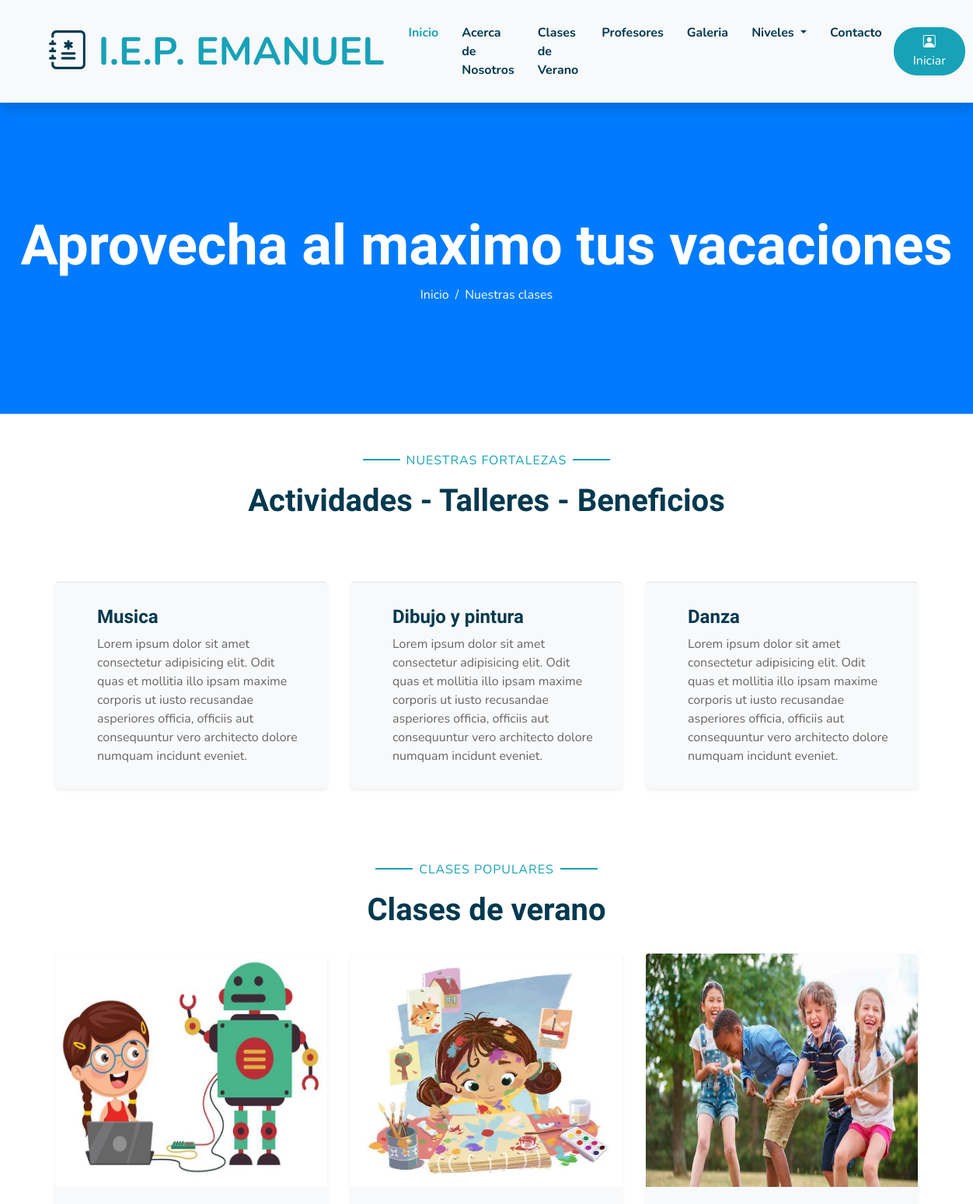
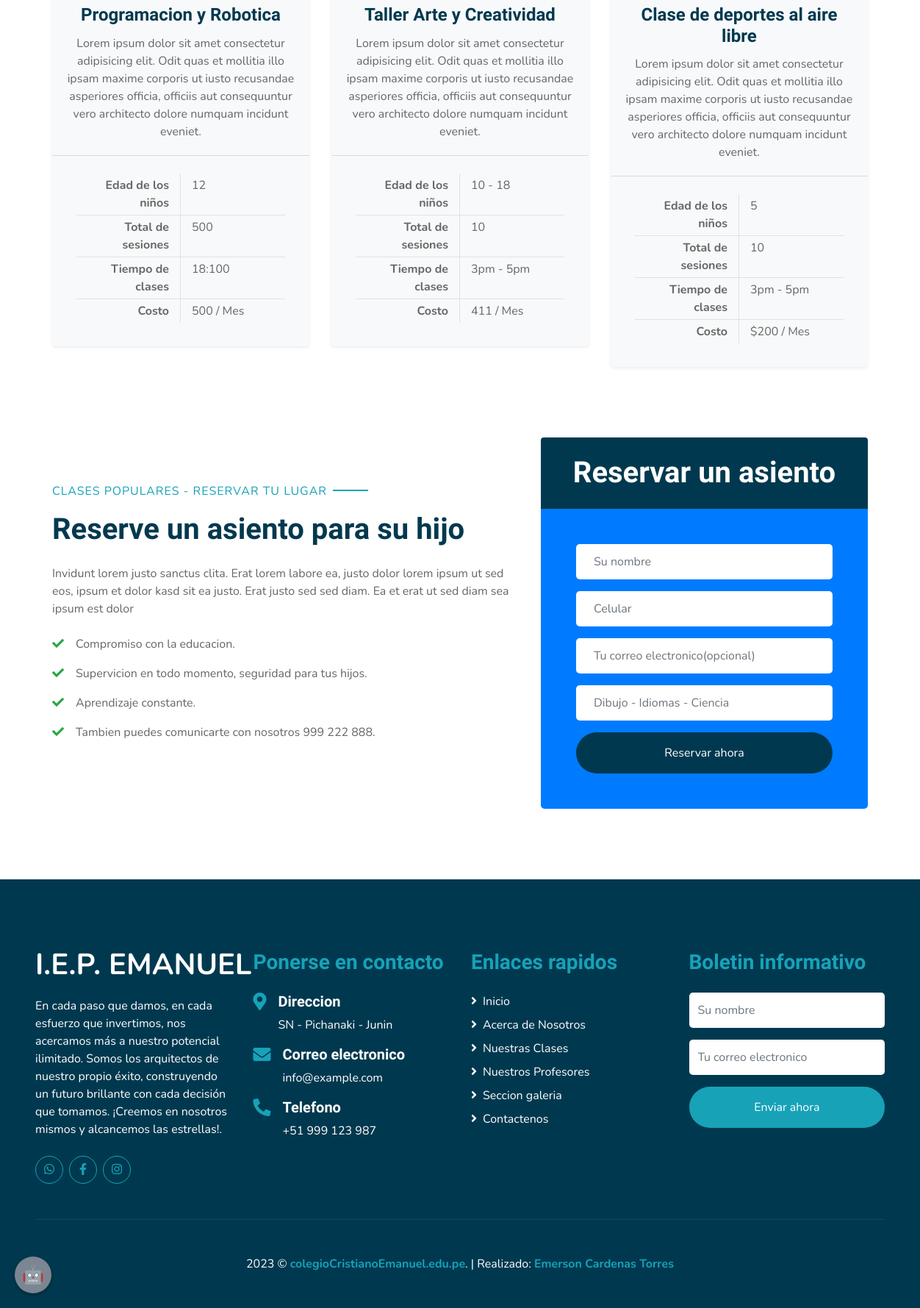
Screenshot of /class.php with the database file from the repository (2 pictures, top to bottom).
### tables this page shows
CREATE TABLE `talleres` (
  `id` int(11) NOT NULL,
  `titulo` varchar(255) NOT NULL,
  `descripcion` varchar(255) NOT NULL
);

CREATE TABLE `clases_populares` (
  `id` int(11) NOT NULL,
  `foto` varchar(255) NOT NULL,
  `titulo` varchar(255) NOT NULL,
  `descripcion` varchar(1500) NOT NULL,
  `edad` varchar(150) NOT NULL,
  `sesiones` varchar(255) NOT NULL,
  `horario` varchar(255) NOT NULL,
  `costo` varchar(50) NOT NULL
);

### class.php (the view, shortened to what this page needs)
<?php
include "template/cabecera.php";
?>
<?php
include("administrador/config/PDO.php");
$sentenciaSQL = $conexion->prepare("SELECT * FROM clases_populares");
$sentenciaSQL->execute();
$listaLibros = $sentenciaSQL->fetchAll(PDO::FETCH_ASSOC);
$sentenciaSQL = $conexion->prepare("SELECT * FROM talleres");
$sentenciaSQL->execute();
$listaLibros2 = $sentenciaSQL->fetchAll(PDO::FETCH_ASSOC);
?>
<div class="container-fluid bg-primary mb-5">
    <div class="d-flex flex-column align-items-center justify-content-center" style="min-height: 400px">
        <h3 class="display-3 font-weight-bold text-white">Aprovecha al maximo tus vacaciones</h3>
        <div class="d-inline-flex text-white">
            <p class="m-0"><a class="text-white" href="index.php">Inicio</a></p>
            <p class="m-0 px-2">/</p>
            <p class="m-0">Nuestras clases</p>
        </div>
    </div>
</div>
<div class="text-center pb-2">
    <p class="section-title px-5"><span class="px-2">NUESTRAS FORTALEZAS</span></p>
    <h1 class="mb-4">Actividades - Talleres - Beneficios</h1>
</div>
<div class="container-fluid pt-5">
    <div class="container pb-3">
        <div class="row">
            <?php foreach ($listaLibros2 as $libro) { ?>
                <div class="col-lg-4 col-md-6 pb-1">
                    <div class="d-flex bg-light shadow-sm border-top rounded mb-4" style="padding: 30px;">
                        <div class="pl-4">
                            <h4><?php echo $libro['titulo']; ?></h4>
                            <p class="m-0"><?php echo $libro['descripcion']; ?></p>
                        </div>
                    </div>
                </div>
            <?php } ?>
        </div>
    </div>
</div>
<div class="container-fluid pt-5">
    <div class="container">
        <div class="text-center pb-2">
            <p class="section-title px-5"><span class="px-2">Clases populares</span></p>
            <h1 class="mb-4">Clases de verano</h1>
        </div>
        <div class="row">
            <?php foreach ($listaLibros as $libro) { ?>
                <div class="col-lg-4 mb-5">
                    <div class="card border-0 bg-light shadow-sm pb-2">
                        <img class="card-img-top mb-2" src="./administrador/seccion/img/<?php echo $libro['foto']; ?>" alt="" width="200px" height="300px">
                        <div class="card-body text-center">
                            <h4 class="card-title"><?php echo $libro['titulo']; ?></h4>
                            <p class="card-text"><?php echo $libro['descripcion']; ?></p>
                        </div>
                        <div class="card-footer bg-transparent py-4 px-5">
                            <div class="row border-bottom">
                                <div class="col-6 py-1 text-right border-right"><strong>Edad de los niños</strong></div>
                                <div class="col-6 py-1"><?php echo $libro['edad']; ?></div>
                            </div>
                            <div class="row border-bottom">
                                <div class="col-6 py-1 text-right border-right"><strong>Total de sesiones</strong></div>
                                <div class="col-6 py-1"><?php echo $libro['sesiones']; ?></div>
                            </div>
                            <div class="row border-bottom">
                                <div class="col-6 py-1 text-right border-right"><strong>Tiempo de clases</strong></div>
                                <div class="col-6 py-1"><?php echo $libro['horario']; ?></div>
                            </div>
                            <div class="row">
                                <div class="col-6 py-1 text-right border-right"><strong>Costo</strong></div>
                                <div class="col-6 py-1"><?php echo $libro['costo']; ?> / Mes</div>
                            </div>
                        </div>
                    </div>
                </div>
            <?php } ?>
        </div>
    </div>
</div>
<div class="container-fluid py-5">
    <div class="container">
        <div class="row align-items-center">
            <div class="col-lg-7 mb-5 mb-lg-0" id="reserva">
                <p class="section-title pr-5"><span class="pr-2">CLASES POPULARES - RESERVAR TU LUGAR</span></p>
                <h1 class="mb-4">Reserve un asiento para su hijo</h1>
                <p>Invidunt lorem justo sanctus clita. Erat lorem labore ea, justo dolor lorem ipsum ut sed eos,
                    ipsum et dolor kasd sit ea justo. Erat justo sed sed diam. Ea et erat ut sed diam sea ipsum est
                    dolor</p>
                <ul class="list-inline m-0">
                    <li class="py-2"><i class="fa fa-check text-success mr-3"></i>Compromiso con la educacion.</li>
                    <li class="py-2"><i class="fa fa-check text-success mr-3"></i>Supervicion en todo momento, seguridad para tus hijos.</li>
                    <li class="py-2"><i class="fa fa-check text-success mr-3"></i>Aprendizaje constante.</li>
                    <li class="py-2"><i class="fa fa-check text-success mr-3"></i>Tambien puedes comunicarte con nosotros 999 222 888.</li>
                </ul>
                <div class="text-center">
                </div>
            </div>
            <div class="col-lg-5">
                <div class="card border-0">
                    <div class="card-header bg-secondary text-center p-4">
                        <h1 class="text-white m-0">Reservar un asiento</h1>
                    </div>
                    <div class="card-body rounded-bottom bg-primary p-5">
                        <form method="POST" action="pag_principal/reservar_asiento.php">
                            <div class="form-group">
                                <input type="text" class="form-control border-0 p-4" placeholder="Su nombre" required="required" name="nombre" />
                            </div>
                            <div class="form-group">
                                <input type="text" class="form-control border-0 p-4" placeholder="Celular" required="required" name="celular" />
                            </div>
                            <div class="form-group">
                                <input type="email" class="form-control border-0 p-4" placeholder="Tu correo electronico(opcional)" name="correo" />
                            </div>
                            <div class="form-group">
                                <input type="text" class="form-control border-0 p-4" placeholder="Dibujo - Idiomas - Ciencia" required="required" name="clase">
                            </div>
                            <div>
                                <input type="submit" class="btn btn-secondary btn-block border-0 py-3" value="Reservar ahora" name="reservar">
                            </div>
                        </form>
                    </div>
                </div>
            </div>
        </div>
    </div>
</div>
<?php
include "template/pie.php";
?>

### rows the page displays
talleres: titulo "Musica", descripcion "Lorem ipsum dolor sit amet consectetur adipisicing elit. Odit quas et mollitia illo ipsam maxime corporis ut iusto recusandae asperiores officia, officiis aut consequuntur vero architecto dolore numquam incidunt eveniet."
talleres: titulo "Dibujo y pintura", descripcion "Lorem ipsum dolor sit amet consectetur adipisicing elit. Odit quas et mollitia illo ipsam maxime corporis ut iusto recusandae asperiores officia, officiis aut consequuntur vero architecto dolore numquam incidunt eveniet."
talleres: titulo "Danza", descripcion "Lorem ipsum dolor sit amet consectetur adipisicing elit. Odit quas et mollitia illo ipsam maxime corporis ut iusto recusandae asperiores officia, officiis aut consequuntur vero architecto dolore numquam incidunt eveniet."
clases_populares: foto (picture), titulo "Programacion y Robotica", descripcion "Lorem ipsum dolor sit amet consectetur adipisicing elit. Odit quas et mollitia illo ipsam maxime corporis ut iusto recusandae asperiores officia, officiis aut consequuntur vero architecto dolore numquam incidunt eveniet.", edad "12", sesiones "500", horario "18:100", costo "500"
clases_populares: foto (picture), titulo "Taller Arte y Creatividad", descripcion "Lorem ipsum dolor sit amet consectetur adipisicing elit. Odit quas et mollitia illo ipsam maxime corporis ut iusto recusandae asperiores officia, officiis aut consequuntur vero architecto dolore numquam incidunt eveniet.", edad "10 - 18", sesiones "10", horario "3pm - 5pm", costo "411"
clases_populares: foto (picture), titulo "Clase de deportes al aire libre", descripcion "Lorem ipsum dolor sit amet consectetur adipisicing elit. Odit quas et mollitia illo ipsam maxime corporis ut iusto recusandae asperiores officia, officiis aut consequuntur vero architecto dolore numquam incidunt eveniet.", edad "5", sesiones "10", horario "3pm - 5pm", costo "$200"
